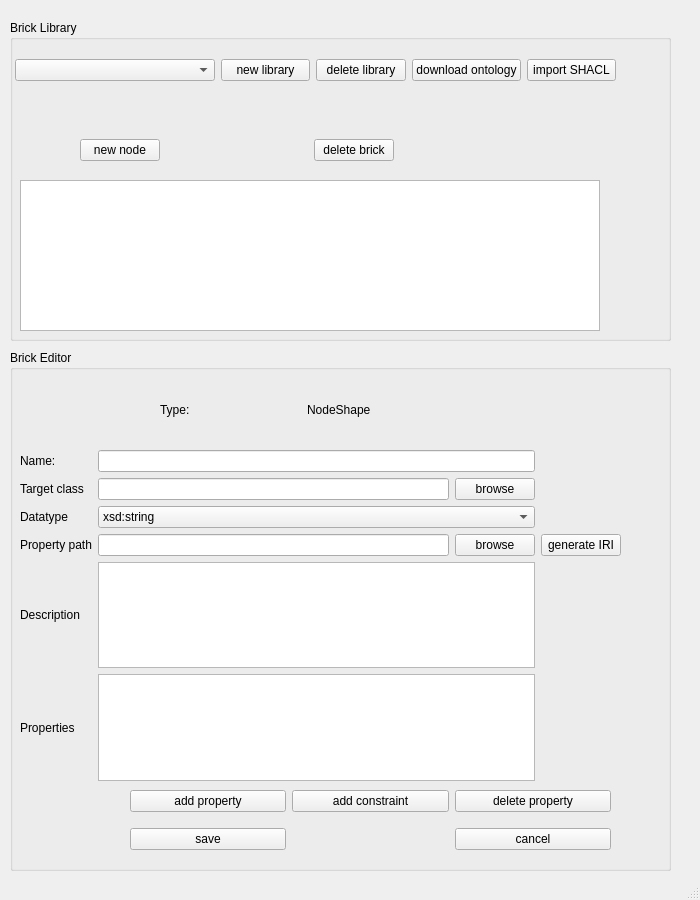
<?xml version="1.0" encoding="UTF-8"?>
<ui version="4.0">
 <class>MainWindow</class>
 <widget class="QMainWindow" name="MainWindow">
  <property name="geometry">
   <rect>
    <x>0</x>
    <y>0</y>
    <width>700</width>
    <height>900</height>
   </rect>
  </property>
  <property name="windowTitle">
   <string>MainWindow</string>
  </property>
  <widget class="QWidget" name="centralwidget">
   <widget class="QGroupBox" name="libraryPanel">
    <property name="geometry">
     <rect>
      <x>10</x>
      <y>20</y>
      <width>661</width>
      <height>321</height>
     </rect>
    </property>
    <property name="title">
     <string>Brick Library</string>
    </property>
    <widget class="QListWidget" name="nodeBrickList">
     <property name="geometry">
      <rect>
       <x>10</x>
       <y>160</y>
       <width>580</width>
       <height>151</height>
      </rect>
     </property>
    </widget>
    <widget class="QWidget" name="horizontalLayoutWidget_5">
     <property name="geometry">
      <rect>
       <x>70</x>
       <y>110</y>
       <width>461</width>
       <height>41</height>
      </rect>
     </property>
     <layout class="QHBoxLayout" name="horizontalLayout_5">
      <item>
       <widget class="QPushButton" name="newNode">
        <property name="text">
         <string>new node</string>
        </property>
       </widget>
      </item>
      <item>
       <spacer name="horizontalSpacer">
        <property name="orientation">
         <enum>Qt::Horizontal</enum>
        </property>
        <property name="sizeHint" stdset="0">
         <size>
          <width>40</width>
          <height>20</height>
         </size>
        </property>
       </spacer>
      </item>
      <item>
       <widget class="QPushButton" name="deleteBrick">
        <property name="text">
         <string>delete brick</string>
        </property>
       </widget>
      </item>
      <item>
       <spacer name="horizontalSpacer_2">
        <property name="orientation">
         <enum>Qt::Horizontal</enum>
        </property>
        <property name="sizeHint" stdset="0">
         <size>
          <width>40</width>
          <height>20</height>
         </size>
        </property>
       </spacer>
      </item>
     </layout>
    </widget>
    <widget class="QWidget" name="horizontalLayoutWidget_4">
     <property name="geometry">
      <rect>
       <x>5</x>
       <y>30</y>
       <width>601</width>
       <height>41</height>
      </rect>
     </property>
     <layout class="QHBoxLayout" name="horizontalLayout_4">
      <item>
       <widget class="QComboBox" name="libraryComboBox">
        <property name="sizePolicy">
         <sizepolicy hsizetype="Fixed" vsizetype="Fixed">
          <horstretch>100</horstretch>
          <verstretch>0</verstretch>
         </sizepolicy>
        </property>
        <property name="maximumSize">
         <size>
          <width>200</width>
          <height>16777215</height>
         </size>
        </property>
       </widget>
      </item>
      <item>
       <widget class="QPushButton" name="newLibrary">
        <property name="text">
         <string>new library</string>
        </property>
       </widget>
      </item>
      <item>
       <widget class="QPushButton" name="deleteLibrary">
        <property name="text">
         <string>delete library</string>
        </property>
       </widget>
      </item>
      <item>
       <widget class="QPushButton" name="downloadOntology">
        <property name="text">
         <string>download ontology</string>
        </property>
       </widget>
      </item>
      <item>
       <widget class="QPushButton" name="importShacl">
        <property name="text">
         <string>import SHACL</string>
        </property>
        <property name="toolTip">
         <string>Import NodeShape bricks from a SHACL Turtle (.ttl) file</string>
        </property>
       </widget>
      </item>
     </layout>
    </widget>
   </widget>
   <widget class="QGroupBox" name="editorPanel">
    <property name="geometry">
     <rect>
      <x>10</x>
      <y>350</y>
      <width>661</width>
      <height>521</height>
     </rect>
    </property>
    <property name="title">
     <string>Brick Editor</string>
    </property>
    <widget class="QWidget" name="gridWidget" native="true">
     <property name="geometry">
      <rect>
       <x>10</x>
       <y>100</y>
       <width>601</width>
       <height>331</height>
      </rect>
     </property>
     <layout class="QGridLayout" name="gridLayout">
      <item row="2" column="0">
       <widget class="QLabel" name="targetLabel">
        <property name="text">
         <string>Target class</string>
        </property>
       </widget>
      </item>
      <item row="4" column="3">
       <widget class="QPushButton" name="ontologyPathBrowser">
        <property name="text">
         <string>browse</string>
        </property>
       </widget>
      </item>
      <item row="4" column="4">
       <widget class="QPushButton" name="generateIriBtn">
        <property name="text">
         <string>generate IRI</string>
        </property>
        <property name="toolTip">
         <string>Generate a custom IRI from the brick name (no ontology required)</string>
        </property>
       </widget>
      </item>
      <item row="0" column="0">
       <widget class="QLabel" name="nameLabel">
        <property name="text">
         <string>Name:</string>
        </property>
       </widget>
      </item>
      <item row="5" column="2" colspan="2">
       <widget class="QTextEdit" name="description"/>
      </item>
      <item row="5" column="0">
       <widget class="QLabel" name="descriptionLabel">
        <property name="text">
         <string>Description</string>
        </property>
       </widget>
      </item>
      <item row="2" column="2">
       <widget class="QLineEdit" name="targetLineEdit"/>
      </item>
      <item row="0" column="2" colspan="2">
       <widget class="QLineEdit" name="namelineEdit"/>
      </item>
      <item row="3" column="0">
       <widget class="QLabel" name="datatypeLabel">
        <property name="text">
         <string>Datatype</string>
        </property>
       </widget>
      </item>
      <item row="3" column="2" colspan="2">
       <widget class="QComboBox" name="datatypeCombo">
        <item>
         <property name="text">
          <string>xsd:string</string>
         </property>
        </item>
        <item>
         <property name="text">
          <string>xsd:integer</string>
         </property>
        </item>
        <item>
         <property name="text">
          <string>xsd:decimal</string>
         </property>
        </item>
        <item>
         <property name="text">
          <string>xsd:float</string>
         </property>
        </item>
        <item>
         <property name="text">
          <string>xsd:boolean</string>
         </property>
        </item>
        <item>
         <property name="text">
          <string>xsd:date</string>
         </property>
        </item>
        <item>
         <property name="text">
          <string>xsd:dateTime</string>
         </property>
        </item>
        <item>
         <property name="text">
          <string>xsd:anyURI</string>
         </property>
        </item>
       </widget>
      </item>
      <item row="4" column="0">
       <widget class="QLabel" name="propertyLabel">
        <property name="text">
         <string>Property path</string>
        </property>
       </widget>
      </item>
      <item row="4" column="2">
       <widget class="QLineEdit" name="propertyPathEdit"/>
      </item>
      <item row="2" column="3">
       <widget class="QPushButton" name="ontologyTargetBrowser">
        <property name="text">
         <string>browse</string>
        </property>
       </widget>
      </item>
      <item row="6" column="0">
       <widget class="QLabel" name="label">
        <property name="text">
         <string>Properties</string>
        </property>
       </widget>
      </item>
      <item row="6" column="2" colspan="2">
       <widget class="QListWidget" name="propertyList"/>
      </item>
     </layout>
    </widget>
    <widget class="QWidget" name="horizontalLayoutWidget">
     <property name="geometry">
      <rect>
       <x>150</x>
       <y>20</y>
       <width>288</width>
       <height>80</height>
      </rect>
     </property>
     <layout class="QHBoxLayout" name="horizontalLayout">
      <item>
       <widget class="QLabel" name="typeLabel">
        <property name="text">
         <string>Type:</string>
        </property>
       </widget>
      </item>
      <item>
       <widget class="QLabel" name="currentTypeLabel">
        <property name="text">
         <string>NodeShape</string>
        </property>
       </widget>
      </item>
     </layout>
    </widget>
    <widget class="QWidget" name="gridLayoutWidget">
     <property name="geometry">
      <rect>
       <x>120</x>
       <y>430</y>
       <width>481</width>
       <height>80</height>
      </rect>
     </property>
     <layout class="QGridLayout" name="gridLayout_2">
      <item row="0" column="3">
       <widget class="QPushButton" name="deleteProperty">
        <property name="text">
         <string>delete property</string>
        </property>
       </widget>
      </item>
      <item row="0" column="0">
       <widget class="QPushButton" name="addProperty">
        <property name="text">
         <string>add property</string>
        </property>
       </widget>
      </item>
      <item row="0" column="2">
       <widget class="QPushButton" name="addConstraint">
        <property name="text">
         <string>add constraint</string>
        </property>
       </widget>
      </item>
      <item row="1" column="0">
       <widget class="QPushButton" name="saveBrick">
        <property name="text">
         <string>save</string>
        </property>
       </widget>
      </item>
      <item row="1" column="3">
       <widget class="QPushButton" name="cancelBrickEdit">
        <property name="text">
         <string>cancel</string>
        </property>
       </widget>
      </item>
     </layout>
    </widget>
   </widget>
  </widget>
  <widget class="QStatusBar" name="statusbar"/>
 </widget>
 <resources/>
 <connections/>
</ui>
